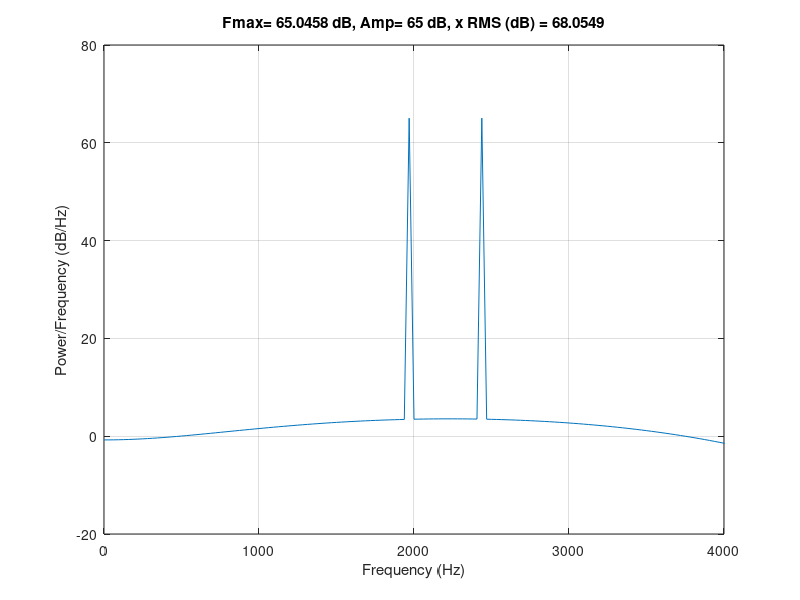

Write the MATLAB code that produced this figure.
clear all;clc;close

%Define simulation parameters

Fs=48000;  %Original sampling frequency
T=8;       %Recording time in seconds
F1=2000;   %First stimulus
F2=2400;   %Second stimulus
A=65;      %Stimulus amplitude in dBu
L=512;%384;%Fs*T/1000;   %Averaging windowLength L <= Fs*T, total windows ~ Fs*T/L
step=L/2;  %Amount of over in samples, (step=L/2 -> 50%, step=L -> 0%)
aproxFreq=true;  %If this is set to true, will approximate F1 and F2 such that FFT leakage due to choice of L is minimized (see below).

%Decimation parameters
decFs=16000;      %Final frequency
b=fir1(28, 6/24); % Filter parameters for low pass to be applied before decimation

%End of simulation parameters %

%Note: In order to avoid leakage due to the number of samples in the FFT,
%the frequency should be a multiple of 2*pi/L (See See Hayes 1999 pg 239
%for details). 
if(aproxFreq) 
     Fstep=Fs/L;
     F1=round(F1/Fstep)*Fstep;
     F2=round(F2/Fstep)*Fstep;
end


tm=[0:1/Fs:T];
tone1=sin(2*pi*F1*tm);
tone2=sin(2*pi*F2*tm);
RMS_TONE=sqrt(2);


%Define windows and get its RMS
win=rectwin(L);%nuttallwin(L);
POW_WIN=mean(abs(win).^2);


%Normalize gain by the RMS of TONE and WINDOW
gain=RMS_TONE*10^(A/20);

%Normalize the tones and generate the stimulus
tone1=tone1.*gain;
tone2=tone2.*gain;
x=tone1+tone2;


%Filter and decimate the signal
if(~isempty(decFs))
    K=Fs/decFs;
    x=filter(b,1,x);
    x=x(1:K:end);
    Fs=decFs;
    tm=[0:1/Fs:T]; 
end


N=length(x);
M=floor(N/step);
if(M*step > L)
    M=M-1;
end

%Get running average of FFTs (we are estimating via WELCH's method)
X=zeros(1,L);
for m=1:M
    ind1=(m-1)*step+1;
    Xtmp=  ( abs(fft(x(ind1:ind1+L-1).*win')).^2 )./(L*L*POW_WIN/2) ;
    X= ( (m-1).*X + Xtmp ) ./m;
end

%Convert to dB
X=10*log10(X);
%Get Frequency axis
freq = 0:Fs/length(X):Fs;
freq(end)=[];

%Get stats
maxX=max(X);
RMS_X=20*log10(sqrt(mean(x.^2)));

%Plot everything
plot(freq,X)
grid on
title(['Fmax= ' num2str(maxX) ' dB, Amp= ' num2str(A) ' dB, x RMS (dB) = ' num2str(RMS_X)])
xlabel('Frequency (Hz)')
ylabel('Power/Frequency (dB/Hz)')
xlim([0 4000])
